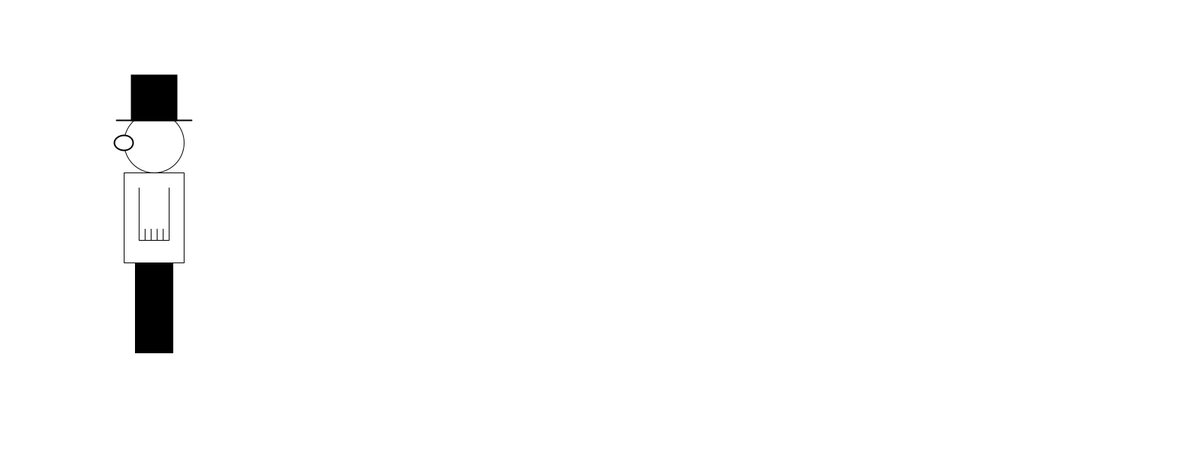
Frame 1 (no input)
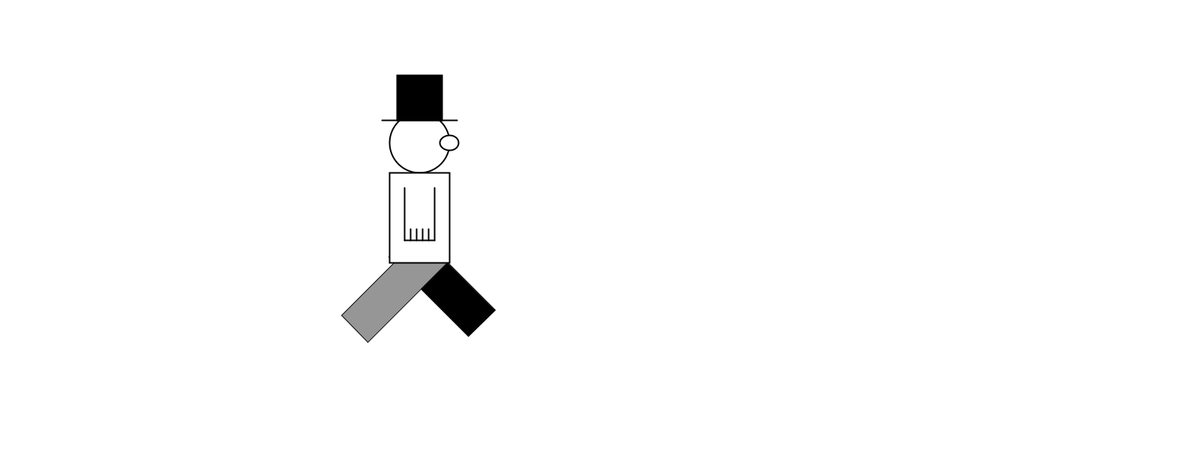
Frame 60 (the mouse pressed at the canvas centre just before this capture)
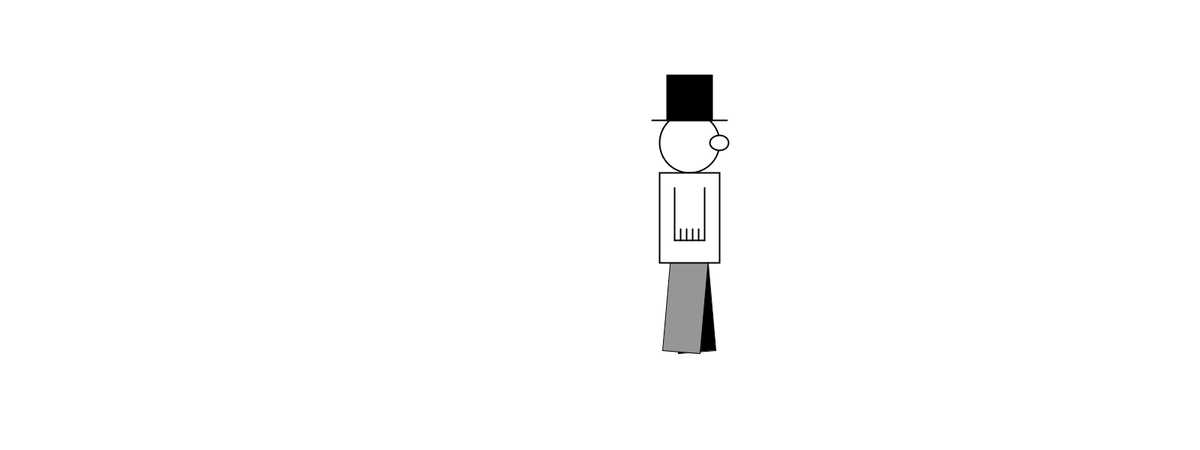
Frame 120 (the mouse held since frame 60 and released just before this capture)

The Processing sketch that drew these frames (run headless with seeded random() and noise(); from frame 60 on, the mouse is pressed at the canvas centre):

// Processing sketch: WALKING_MAN_FIXED
// ── WALKING_MAN_FIXED.pde
int angle = 0; // det er Haram at skrive simple variabler med stort, det er reserveret til objekter!
int change = 5;// det er Haram at skrive simple variabler med stort, det er reserveret til objekter!
int limit = 40;

// ny variable vi kan nemlig ikke kun teste på x's værdi
boolean direction = false;

int x = 0;  // det er Haram at skrive simple variabler med stort, det er reserveret til objekter! Og du burde kalde x for speed eller andet

// int a = -6; // det er Haram at give variabler navne efter alfabetet. undtaget er x,y,z og  i,j,k

PShape rect1;
PShape rect2;

int noseX = -40;



void setup() {
  size(1600, 600);
  smooth();

  rect1 = createShape(RECT, -20, -30, 50, 150); //LEFT_LEG
  rect2 = createShape(RECT, -20, -30, 50, 150); //RIGHT_LEG
}

void draw() {
  background(255);
  translate(x+200, 350);

  pushMatrix();
  rotate(radians(angle));

  // Her bytter jeg farverne efter hvilken retning han går
  if (direction) {
    rect1.setFill(0);
    rect2.setFill(150);
  } else
  {
    rect1.setFill(150);
    rect2.setFill(0);
  }
  shape(rect1, 0, 0);
  popMatrix();

  pushMatrix();
  rotate(radians(-angle));

  shape(rect2, 0, 0);
  popMatrix();

  noFill();
  circle(5, -160, 80); //HEAD

  fill(255);
  rect(-35, -120, 80, 120); //BODY

  line(-15, -100, -15, -30);
  line(-15, -30, 25, -30);
  line(25, -30, 25, -100); //ARM

  line(-7, -30, -7, -45);
  line(1, -30, 1, -45);
  line(9, -30, 9, -45);
  line(17, -30, 17, -45); //HAND

  strokeWeight(2);
  line(-45, -190, 55, -190);
  fill(0);
  rect(-25, -250, 60, 60); //HAT

  fill(255);
  arc(noseX+5, -160, 25, 20, 0, TWO_PI); //NOSE

  angle = angle + change;

  if (angle >= limit) {
    change *= -1;
  }

  if (angle < -limit) {
    change *= -1;
  }

  // Jeg tester på hvilken retning han går i samt hvad x værdien er. Hvis betingelserne er opfyldt vender han om :)

  if (x > 1200 && direction) { // det er Haram at glemme sine {} paranteser :)
    noseX *= -1;
    direction = false;
  } else if (x<=0 && !direction)
  {
    noseX *= -1;
    direction = true;
  }


  // tæller x op eller ned efter hvilken retning han går i
  if (direction)
  {
    x=x+6;
  } else
  {
    x=x-6;
  }
}
